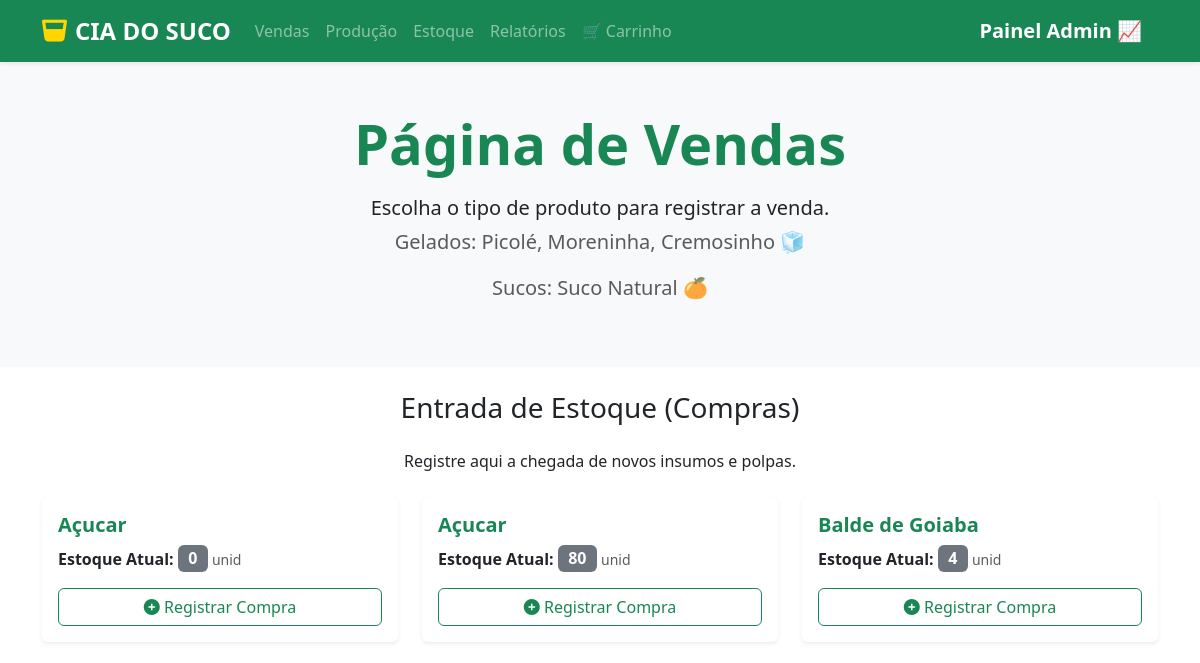
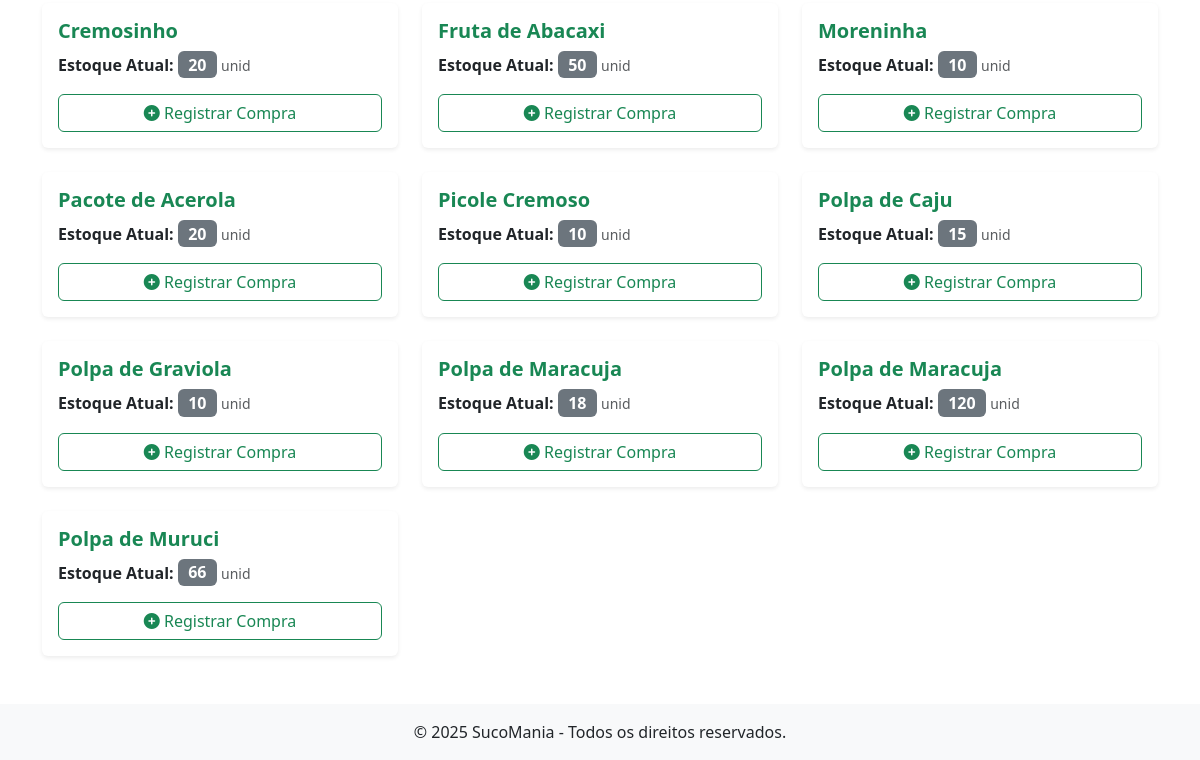
Page /estoque/ on the earlier database version (2 pictures, top to bottom).
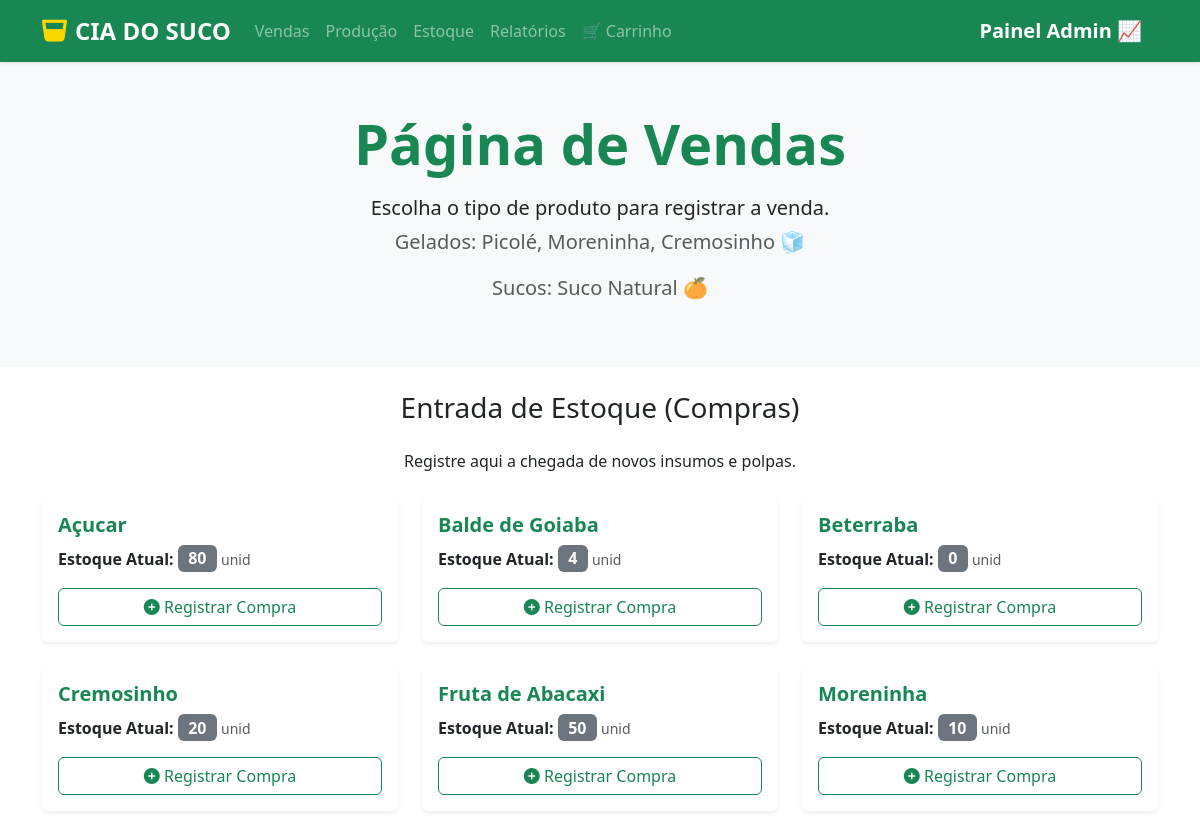
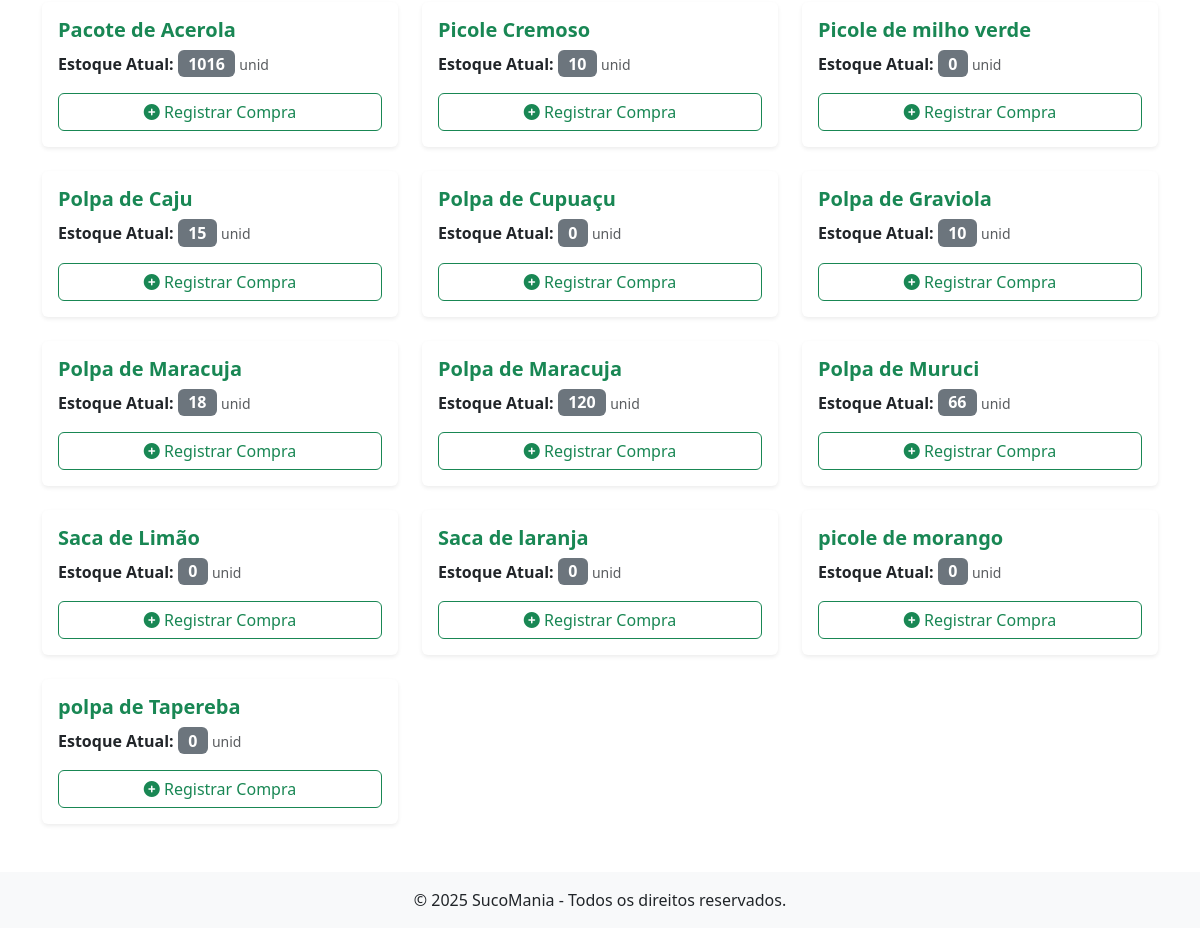
Same page on the later database version (2 pictures, top to bottom).
### sucos/models.py (models this page shows, shortened)
class Ingredient(models.Model):
    category_ingredient = models.ForeignKey('CategoryIngredient', on_delete= models.PROTECT, related_name='ingredientes', verbose_name='Categoria')
    quantity = models.DecimalField(max_digits=10,decimal_places=2,default=0.00,verbose_name='Quantidade em Estoque')
    price = models.DecimalField(max_digits=10, decimal_places=2, verbose_name='Preço')
    is_active = models.BooleanField(default=True, verbose_name='Ativo')
    description = models.TextField(null=True, blank=True, verbose_name='Descrição')
    created_at = models.DateTimeField(auto_now_add=True, verbose_name='Criado em')
    updated_at = models.DateTimeField(auto_now=True, verbose_name='Atualizado em')
    class Meta:
        ordering = ['category_ingredient']
        verbose_name = 'Ingrediente'
        verbose_name_plural = 'Ingredientes'

class CategoryIngredient(models.Model):
    name = models.CharField(max_length=100, verbose_name='Nome')
    is_active = models.BooleanField(default=True, verbose_name='Ativo')
    description = models.TextField(null=True, blank=True, verbose_name='Descrição')
    created_at = models.DateTimeField(auto_now_add=True, verbose_name='Criado em')
    updated_at = models.DateTimeField(auto_now=True, verbose_name='Atualizado em')
    class Meta:
        ordering = ['name']
        verbose_name = 'Categoria de Ingrediente'

### sucos/views.py (the view)
# urls.py: path('estoque/', listar_compras_ingredientes, name='estoque'),
def listar_compras_ingredientes(request):
    ingredientes = Ingredient.objects.all().order_by('category_ingredient__name')
    return render(request, 'estoque/estoque.html', {'ingredientes': ingredientes})

### sucos/templates/estoque/estoque.html (shortened to what this page needs)
{% extends 'venda.html' %}
{% load static %}
{% block conteudo %}
<div class="container my-4">
    <h3 class="text-center mb-4">Entrada de Estoque (Compras)</h3>
    <p class="text-center mb-4">Registre aqui a chegada de novos insumos e polpas.</p>
    {% if ingredientes %}
        <div class="row">
            {% for item in ingredientes %}
            <div class="col-lg-4 col-md-6 mb-4">
                <div class="card shadow-sm border-0">
                    <div class="card-body">
                        <h5 class="card-title text-success fw-bold">{{ item.category_ingredient.name }}</h5>
                        <p class="card-text">
                            <strong>Estoque Atual:</strong>
                            <span id="estoque-{{ item.id }}" class="badge bg-secondary" style="font-size: 1em;">
                                {{ item.quantity|floatformat }}
                            </span>
                            <small class="text-muted">unid</small>
                        </p>
                        <button type="button" class="btn btn-outline-success w-100" onclick="mostrarForm({{ item.id }})">
                            <i class="fas fa-plus-circle"></i> Registrar Compra
                        </button>
                    </div>
                </div>
            </div>
            {% endfor %}
        </div>
    {% else %}
        <p class="text-center">Nenhum ingrediente cadastrado.</p>
    {% endif %}
</div>
{% endblock %}

Differences in the rows shown:
removed Ingredient: category_ingredient.name "Açucar", quantity "0"
added Ingredient: category_ingredient.name "Beterraba", quantity "0"
changed Ingredient "Pacote de Acerola": quantity "20" → "1016"
added Ingredient: category_ingredient.name "Picole de milho verde", quantity "0"
added Ingredient: category_ingredient.name "Polpa de Cupuaçu", quantity "0"
added Ingredient: category_ingredient.name "Saca de Limão", quantity "0"
added Ingredient: category_ingredient.name "Saca de laranja", quantity "0"
added Ingredient: category_ingredient.name "picole de morango", quantity "0"
added Ingredient: category_ingredient.name "polpa de Tapereba", quantity "0"
